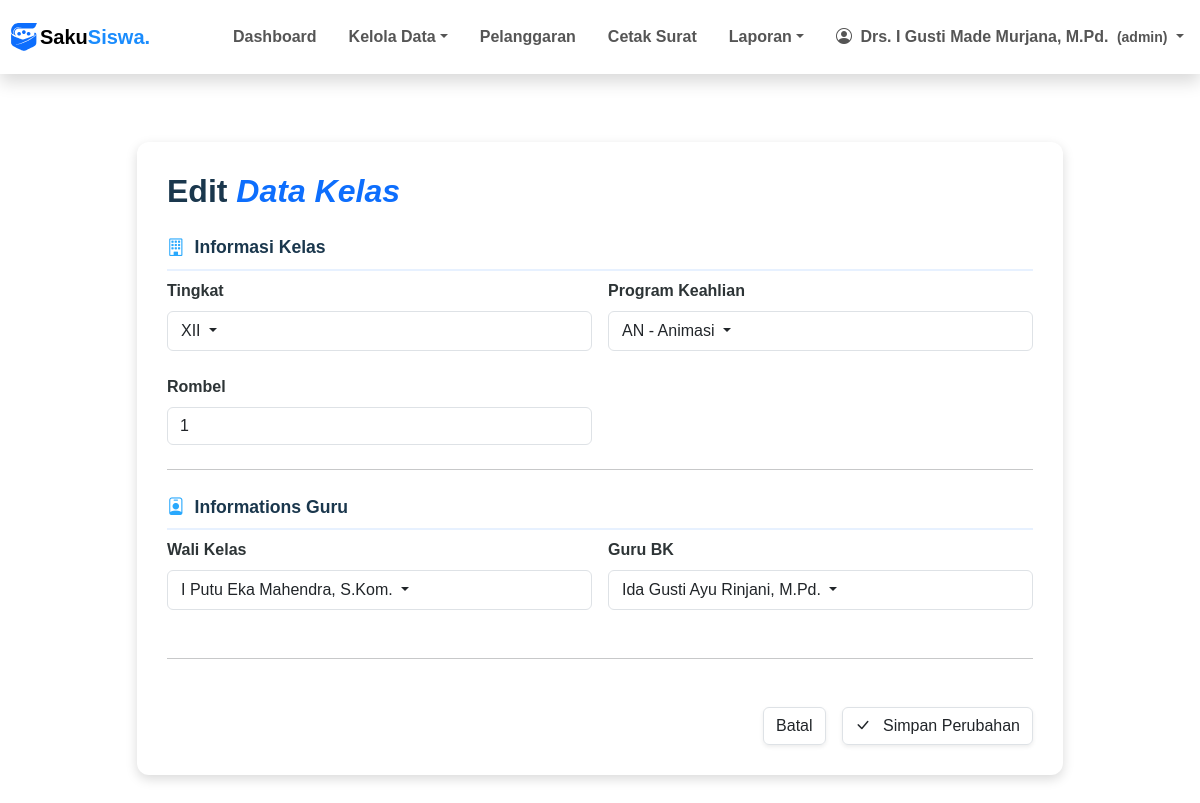
/pages/kelas/edit.php?id=11 (signed in), run on the app's committed database.
### tables this page shows
CREATE TABLE `kelas` (
  `id_kelas` int NOT NULL,
  `id_tingkat` int DEFAULT NULL,
  `id_program_keahlian` int DEFAULT NULL,
  `rombel` int DEFAULT NULL,
  `kode_guru` char(8) DEFAULT NULL
);

CREATE TABLE `tingkat` (
  `id_tingkat` int NOT NULL,
  `tingkat` varchar(6) DEFAULT NULL
);

CREATE TABLE `program_keahlian` (
  `id_program_keahlian` int NOT NULL,
  `program_keahlian` varchar(6) DEFAULT NULL,
  `deskripsi` varchar(50) DEFAULT NULL
);

CREATE TABLE `guru` (
  `kode_guru` char(8) NOT NULL,
  `nama_pengguna` varchar(100) DEFAULT NULL,
  `role` enum('admin','bk','guru','manajemen','siswa') DEFAULT 'guru',
  `username` varchar(50) DEFAULT NULL,
  `password` varchar(70) DEFAULT NULL,
  `aktif` enum('Y','N') DEFAULT NULL,
  `jabatan` varchar(50) DEFAULT NULL,
  `telp` varchar(16) DEFAULT NULL
);

### pages/kelas/edit.php (the view, shortened to what this page needs)
<?php
include ROOTPATH . "/config/config.php";
include ROOTPATH . "/includes/header.php";
$id_kelas = $_GET['id'] ?? '';
$query_kelas = mysqli_query($conn, "
    SELECT k.*, t.tingkat, pk.program_keahlian, pk.deskripsi
    FROM kelas k
    JOIN tingkat t ON k.id_tingkat = t.id_tingkat
    JOIN program_keahlian pk ON k.id_program_keahlian = pk.id_program_keahlian
    WHERE k.id_kelas = '$id_kelas'
");
$kelas = mysqli_fetch_assoc($query_kelas);
$wali_terpilih = $kelas['kode_guru'];
$check_column = mysqli_query($conn, "SHOW COLUMNS FROM kelas LIKE 'kode_guru_bk'");
if (mysqli_num_rows($check_column) > 0 && !empty($kelas['kode_guru_bk'])) {
    $kode_bk_terpilih = $kelas['kode_guru_bk'];
} else {
    $query_bk_terpilih = mysqli_query($conn, "
        SELECT kode_guru, nama_pengguna, jabatan
        FROM guru
        WHERE aktif = 'Y' AND jabatan = CONCAT('Guru BK ', '{$kelas['tingkat']}')
    ");
    $guru_bk_terpilih = mysqli_fetch_assoc($query_bk_terpilih);
    $kode_bk_terpilih = $guru_bk_terpilih['kode_guru'] ?? '';
}
?>
<div class="container py-5">
    <div class="row justify-content-center">
        <div class="col-lg-10">
            <div class="form-container">
                <div class="d-flex align-items-center mb-4">
                    <h2 class="main-title mb-0" style="color: #1a374d; font-weight: 700;">
                        Edit <span class="text-primary fst-italic">Data Kelas</span>
                    </h2>
                </div>
                <form action="/SistemPoin/process/kelas_process.php" method="POST">
                    <div class="form-section-title">
                        <i class="bi bi-building"></i> Informasi Kelas
                    </div>
                    <div class="row g-3 mb-4">
                        <div class="col-md-6">
                            <label class="form-label">Tingkat</label>
                            <div class="dropdown border rounded">
                                <button class="btn dropdown-toggle-filter dropdown-toggle w-100 text-start"
                                    type="button" id="dropdown_tingkat" data-bs-toggle="dropdown">
                                    <?= $kelas['tingkat'] ?>
                                </button>
                            </div>
                        </div>
                        <div class="col-md-6">
                            <label class="form-label">Program Keahlian</label>
                            <div class="dropdown border rounded">
                                <button class="btn dropdown-toggle-filter dropdown-toggle w-100 text-start"
                                    type="button" id="dropdown_pk" data-bs-toggle="dropdown">
                                    <?= $kelas['program_keahlian'] ?> - <?= $kelas['deskripsi'] ?>
                                </button>
                            </div>
                        </div>
                        <div class="col-md-6">
                            <label class="form-label">Rombel</label>
                            <input type="number" name="rombel" class="form-control" value="<?= $kelas['rombel'] ?>"
                                min="1" required>
                        </div>
                    </div>
                    <hr class="my-4">
                    <div class="form-section-title">
                        <i class="bi bi-person-badge"></i> Informations Guru
                    </div>
                    <div class="row g-3 mb-4">
                        <div class="col-md-6">
                            <label class="form-label">Wali Kelas</label>
                            <div class="dropdown border rounded">
                                <?php
                                $wali_nama = "Pilih Wali Kelas";
                                if ($wali_terpilih) {
                                    $q_wali = mysqli_query($conn, "SELECT nama_pengguna, jabatan FROM guru WHERE kode_guru = '$wali_terpilih'");
                                    if ($w = mysqli_fetch_assoc($q_wali)) {
                                        $wali_nama = $w['nama_pengguna'];
                                    }
                                }
                                ?>
                                <button class="btn dropdown-toggle-filter dropdown-toggle w-100 text-start"
                                    type="button" id="dropdown_wali" data-bs-toggle="dropdown">
                                    <?= $wali_nama ?>
                                </button>
                            </div>
                        </div>
                        <div class="col-md-6">
                            <label class="form-label">Guru BK</label>
                            <div class="dropdown border rounded">
                                <?php
                                $bk_nama = "Pilih Guru BK";
                                if ($kode_bk_terpilih) {
                                    $q_bk = mysqli_query($conn, "SELECT nama_pengguna, jabatan FROM guru WHERE kode_guru = '$kode_bk_terpilih'");
                                    if ($bk = mysqli_fetch_assoc($q_bk)) {
                                        $bk_nama = $bk['nama_pengguna'];
                                    }
                                }
                                ?>
                                <button class="btn dropdown-toggle-filter dropdown-toggle w-100 text-start"
                                    type="button" id="dropdown_bk" data-bs-toggle="dropdown">
                                    <?= $bk_nama ?>
                                </button>
                            </div>
                        </div>
                    </div>
                    <hr class="my-5">
                    <div class="d-flex justify-content-end gap-3">
                        <a href="list.php" class="btn btn-cancel shadow-sm border">Batal</a>
                        <button type="submit" class="btn btn-save shadow-sm border">
                            <i class="bi bi-check-lg me-2"></i> Simpan Perubahan
                        </button>
                    </div>
                </form>
            </div>
        </div>
    </div>
</div>
<?php include ROOTPATH . "/includes/footer.php"; ?>

### assets/css/style.css (style rules this page uses)
.dropdown-toggle-filter { border: 1px solid #dee2e6; background: white; display: flex; justify-content: space-between; align-items: center; }
.btn { transition: all 0.4s ease-in-out !important; }
.form-container { background: #ffffff; padding: 30px; border-radius: 12px; box-shadow: rgba(0, 0, 0, 0.15) 0px 4px 12px; margin-top: 20px; }
.form-section-title { font-size: 1.1rem; font-weight: 700; color: #1a374d; margin-top: 1rem; margin-bottom: 0rem; padding-bottom: 8px; border-bottom: 2px solid #e7f1ff; display: flex; align-items: center; }
.form-section-title i { margin-right: 10px; color: #28a8fd; }
.form-label { font-weight: 600; color: #2d3436; margin-bottom: 8px; margin-top: 0.5rem; }
.btn-save { background-color: #1a374d; color: white; padding: 10px 25px; border-radius: 8px; border: none; font-weight: 600; transition: all 0.3s ease; }
.btn-cancel { background-color: #f8f9fa; color: #6c757d; padding: 10px 25px; border-radius: 8px; border: 1px solid #dee2e6; text-decoration: none; font-weight: 600; transition: all 0.3s ease; }

### includes/header.php (style rules this page uses)
body { font-family: 'Poppins', sans-serif !important; }

### data on the page
kelas: id_tingkat.tingkat "XII", id_program_keahlian.program_keahlian "AN", id_program_keahlian.deskripsi "Animasi", rombel "1"
guru: nama_pengguna "I Putu Eka Mahendra, S.Kom."
guru: nama_pengguna "Ida Gusti Ayu Rinjani, M.Pd."

### other printed values
$_SESSION['nama_pengguna'] "Drs. I Gusti Made Murjana, M.Pd."
$_SESSION['user_role'] "admin"
